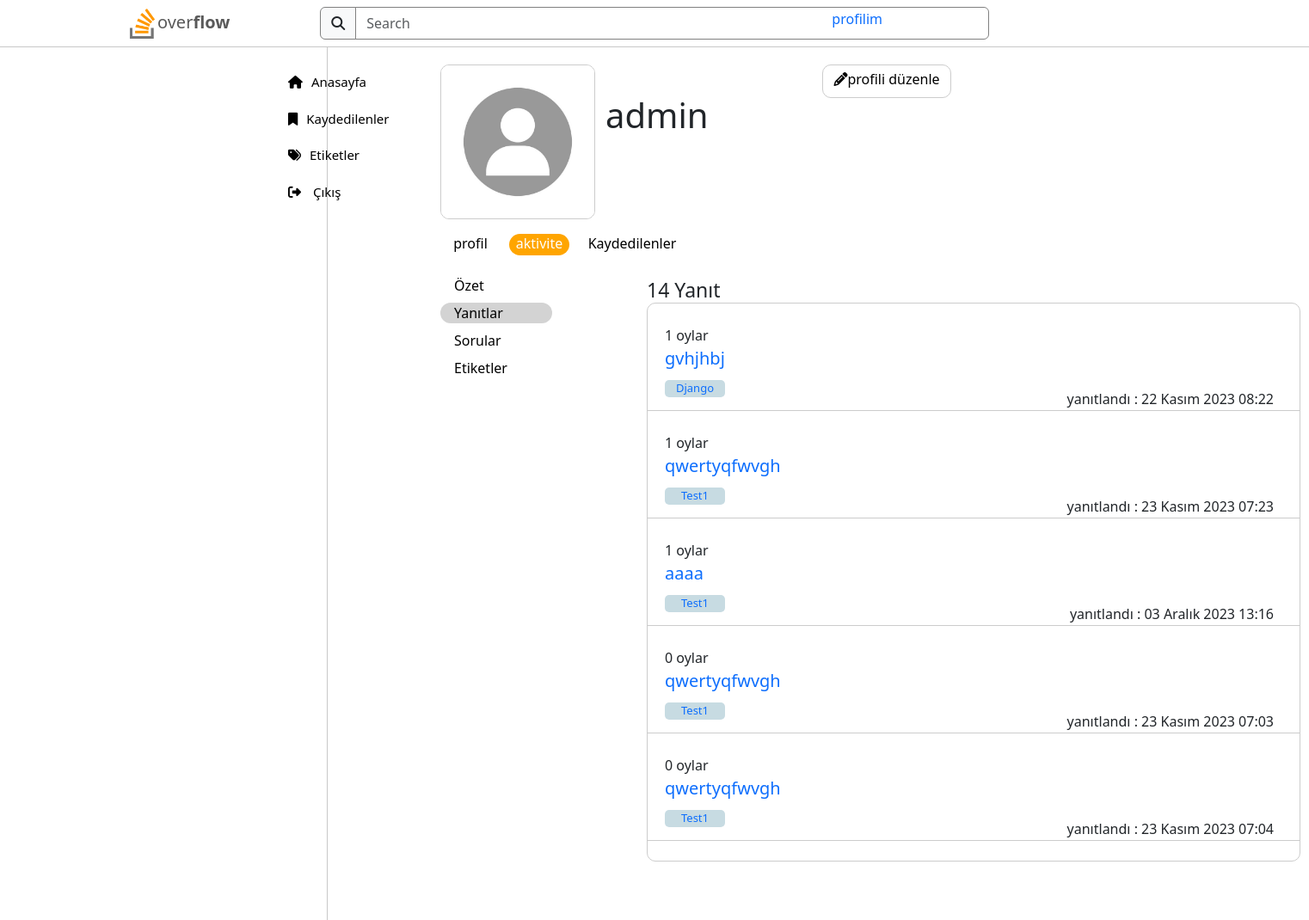
Page /account/answers/ (signed in) on the committed database.
### account/models.py (models this page shows, shortened)
class UserProfile(models.Model):
    user = models.OneToOneField(User, on_delete=models.CASCADE)
    profile_picture = models.ImageField(upload_to='profile_pics/', default='profile_pics/user-default.png', null=True, blank=True)
    about = RichTextField(null=True, blank=True)
    user_questions = models.ManyToManyField(question, related_name='asked_by', blank=True)
    user_answers = models.ManyToManyField(answer, related_name='answered_by', blank=True)
    user_tags = models.ManyToManyField(Tags, related_name='used_by', blank=True)

### pages/models.py (models this page shows, shortened)
class answer(models.Model):
    answer = RichTextField()
    answerToTheQuestion = models.ForeignKey(question, on_delete=models.CASCADE, related_name='answer')
    user = models.ForeignKey(User, models.CASCADE)
    votes = models.IntegerField(default=0)
    published_date = models.DateTimeField(auto_now_add=True)

class question(models.Model):
    title = models.CharField(max_length=100)
    context = RichTextUploadingField()
    user = models.ForeignKey(User, on_delete=models.CASCADE)
    published_date = models.DateTimeField(auto_now_add=True)
    view = models.IntegerField(default=0)
    votes = models.IntegerField(default=0)
    tags = models.ManyToManyField(Tags)

class Tags(models.Model):
    name = models.CharField(max_length=250)
    content = models.TextField()
    def __str__(self):
        return f'{self.name}'

### account/views.py (the view)
# urls.py: path('answers/', views.answers_page, name='answers_page'),
def answers_page(request):
    user_profile = UserProfile.objects.get(user=request.user)
    answered_questions = user_profile.user_answers.all().order_by('-votes')
    data = {
        'user_profile': user_profile,
        'answered_questions': answered_questions,
        'answered_questions_count': answered_questions.count(),
        }
    return render(request, 'pages/answers_page.html', data)

### templates/pages/answers_page.html (shortened to what this page needs)
{% extends 'base.html' %}
{% block context %}
<div class="container">
    <div style="display: flex;">
        <a href="{% url 'profile_page' %}"><img class="img" src="{{ user_profile.profile_picture.url }}" alt="{{ user_profile.user.username }} profile photo"></a>
        <h1 style="position: absolute; top: 110px; left: 44rem; font-weight: 400;">{{  user_profile.user.username }}</h1>
    </div>
    {% if user == request.user %}
    <a class="profile_edit_button" href="{% url 'edit_profile' %}"><i class="fa-solid fa-pencil"></i>profili düzenle</a>
    {% endif %}
    <a class="profile_button" href="{% url 'profile_page' %}">profil</a>
    <a class="activity_button" {% if request.resolver_match.url_name == "answers_page" %} style="background: orange; color: white;" {% endif %} href="{% url 'activity' %}">aktivite</a>
    <a class="saved_button" href="{% url 'saved_page' %}">Kaydedilenler</a>
    <a class="button" style="position: absolute; top: 20rem; left: 32rem;" href="{% url 'activity' %}">Özet</a>
    <a class="button" style="position: absolute; top: 22rem; left: 32rem; {% if request.resolver_match.url_name == 'answers_page' %} background: lightgray; {% endif %}" href="{% url 'answers_page' %}">Yanıtlar</a>
    <a class="button" style="position: absolute; top: 24rem; left: 32rem;" href="{% url 'questions_page' %}">Sorular</a>
    <a class="button" style="position: absolute; top: 26rem; left: 32rem;" href="{% url 'tags_page' %}">Etiketler</a>
    <div>
        <p style="position: absolute; top: 20rem; left: 47rem; font-size: 23px;">{{ answered_questions_count }} Yanıt</p>
        <div style="border: 1px solid #ccc; width: 760px; height: 650px; position: absolute; top: 22rem; left: 47rem; border-radius: 10px; overflow: auto;">
            {% for ans in answered_questions %}
            <div style="border-bottom: 1px solid #ccc; padding: 25px 20px;">
                <div style="position: relative; left: 0px;">{{ ans.votes }} oylar</div>
                <a href="{% url 'questionDetail' ans.answerToTheQuestion.id %}" style="text-decoration: none; font-size: 20px;">{{ ans.answerToTheQuestion.title }}</a>
                {% for tag in ans.answerToTheQuestion.tags.all %}
                    <div class="tag" style="position: relative; top: 10px;">
                        <a style="text-decoration: none;" href="{% url 'tag_detail' tag %}">{{ tag }}</a>
                    </div>
                {% endfor %}
                <div style="float: right; position: relative; right: 10px;">yanıtlandı : {{ ans.published_date }}</div>
            </div>
            {% endfor %}
        </div>
    </div>
    <div style="position: absolute; top: 65rem; left: 60rem; border: 1px solid white; width: 10px;"></div>
</div>
{% endblock %}

### static/nav.css (style rules this page uses)
* { margin: 0; padding: 0; box-sizing: border-box; list-style-type: none; }

### templates/pages/answers_page.html (style rules this page uses)
.img { position: absolute; top: 75px; border: 1px solid #ccc; border-radius: 10px; left: 32rem; width: 180px; height: 180px; }
.profile_edit_button { border: 1px solid #ccc; position: absolute; text-align: center; line-height: 33px; text-decoration: none; color: black; border-radius: 10px; position: absolute; top: 75px; right: 26rem; width: 150px; height: 39px }
.profile_button { border-radius: 15px; text-align: center; line-height: 22px; text-decoration: none; color: black; position: absolute; top: 17rem; left: 32rem; width: 70px; height: 25px; transition: .3s ease; }
.activity_button { border-radius: 15px; line-height: 22px; text-decoration: none; color: black; position: absolute; text-align: center; top: 17rem; left: 37rem; width: 70px; height: 25px; transition: .3s ease; }
.saved_button { border-radius: 15px; line-height: 22px; text-decoration: none; color: black; position: absolute; text-align: center; top: 17rem; left: 42.5rem; width: 110px; height: 25px; transition: .3s ease; }
.button { text-decoration: none; color: black; padding-left: 1rem; transition: .3s ease; border-radius: 15px; width: 130px; }
.tag { color: rgb(24, 67, 206); background: #c7dbe2; width: 70px; height: 20px; border-radius: 5px; text-align: center; font-size: small; }

### rows in the picture
UserProfile: profile_picture (picture), user.username "admin"
answer: votes "1", answerToTheQuestion "gvhjhbj", published_date "22 Kasım 2023 08:22"
Tags: name "Django"
answer: votes "1", answerToTheQuestion "qwertyqfwvgh", published_date "23 Kasım 2023 07:23"
Tags: name "Test1"
answer: votes "1", answerToTheQuestion "aaaa", published_date "03 Aralık 2023 13:16"
answer: votes "0", answerToTheQuestion "qwertyqfwvgh", published_date "23 Kasım 2023 07:03"
answer: votes "0", answerToTheQuestion "qwertyqfwvgh", published_date "23 Kasım 2023 07:04"

### other values in the picture
{{ answered_questions_count }} "14"
